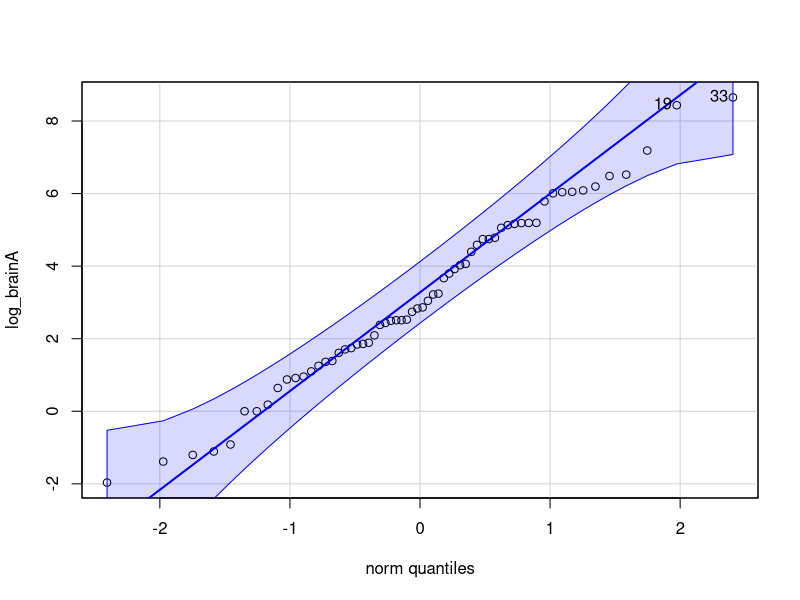
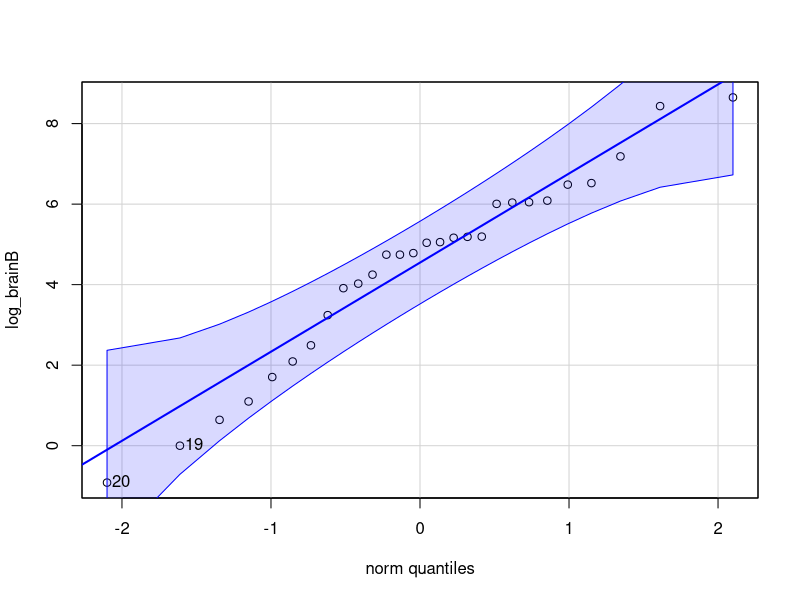
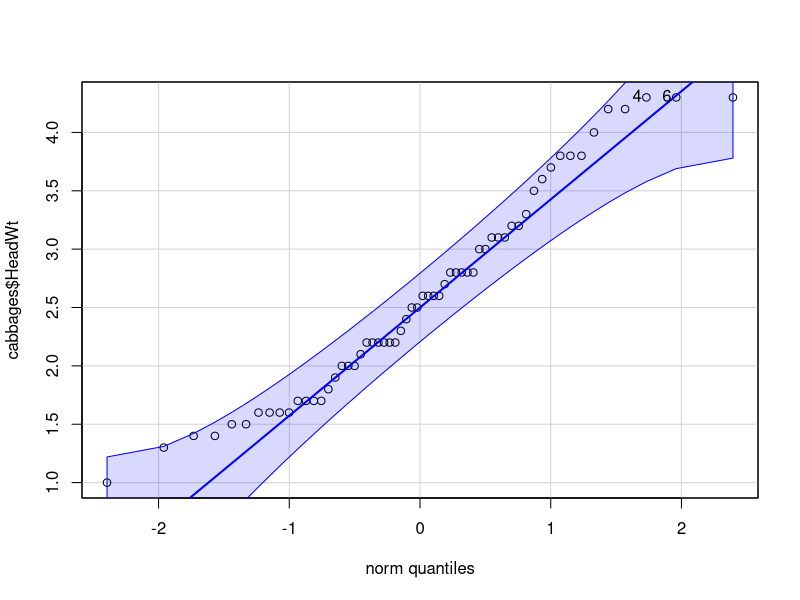
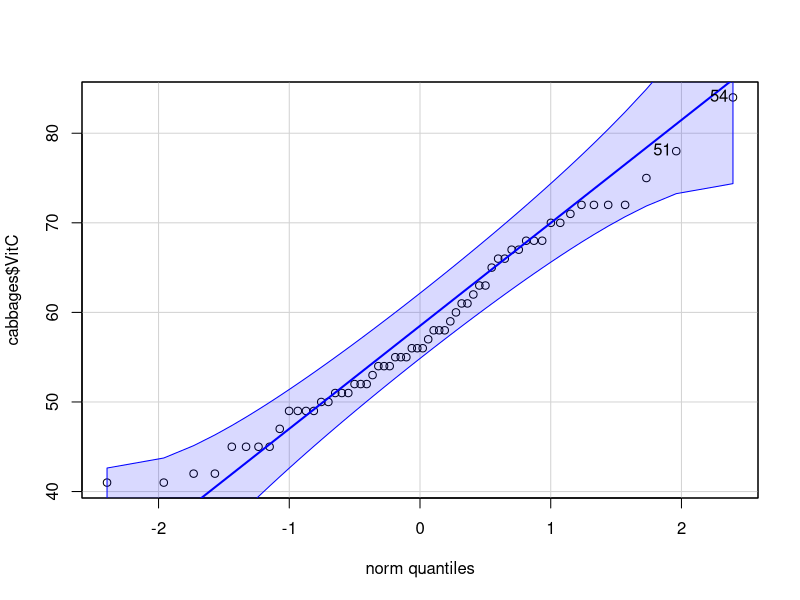
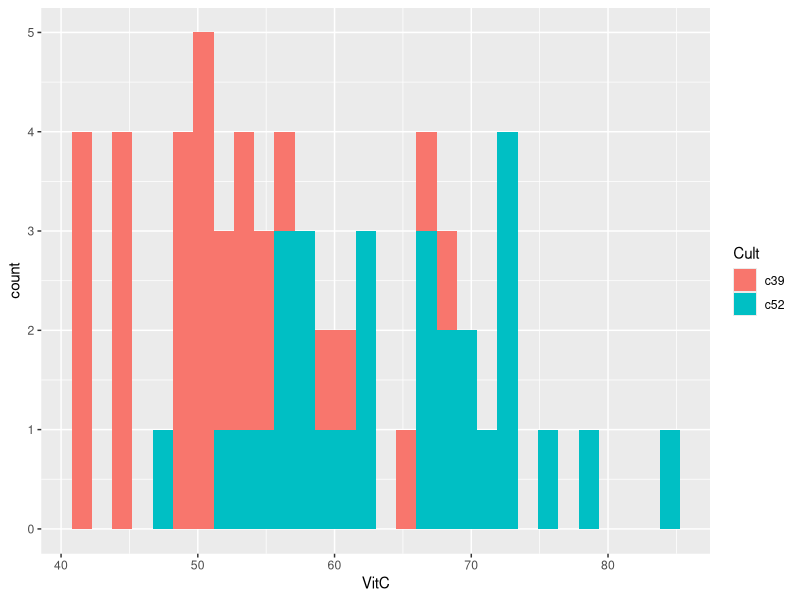
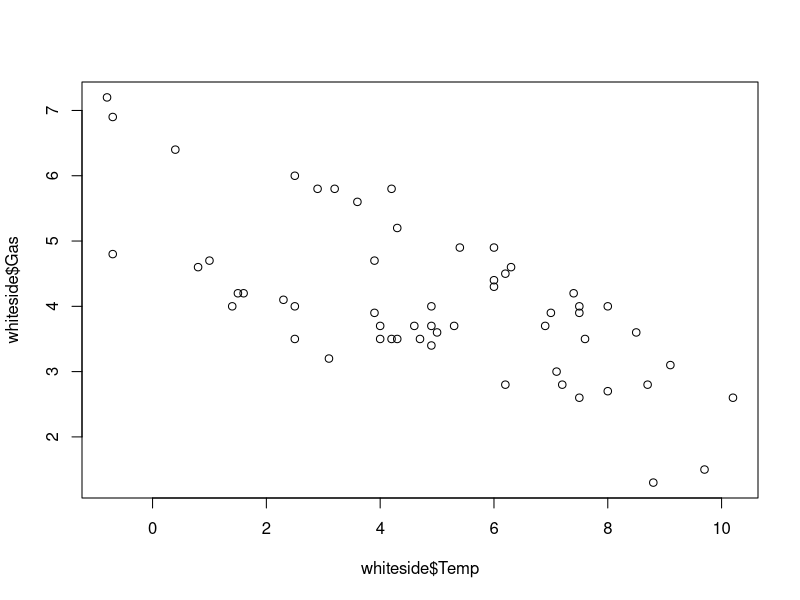
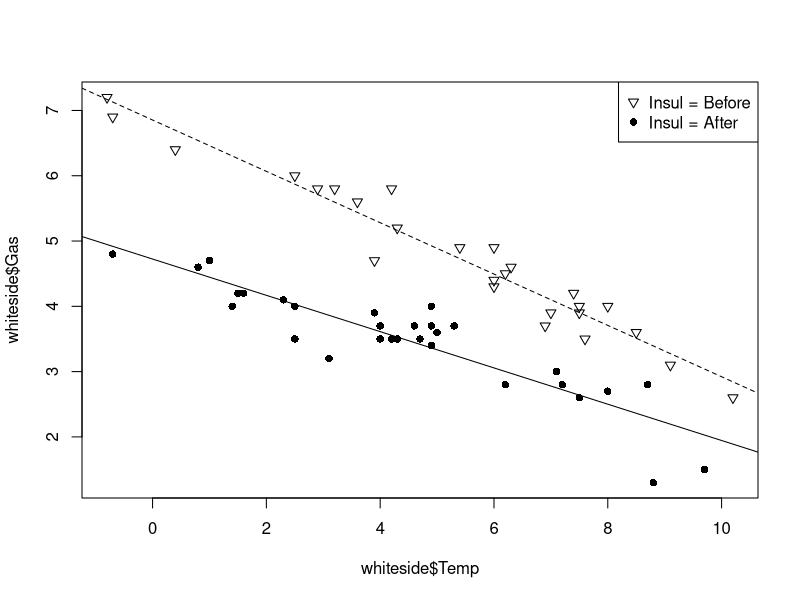
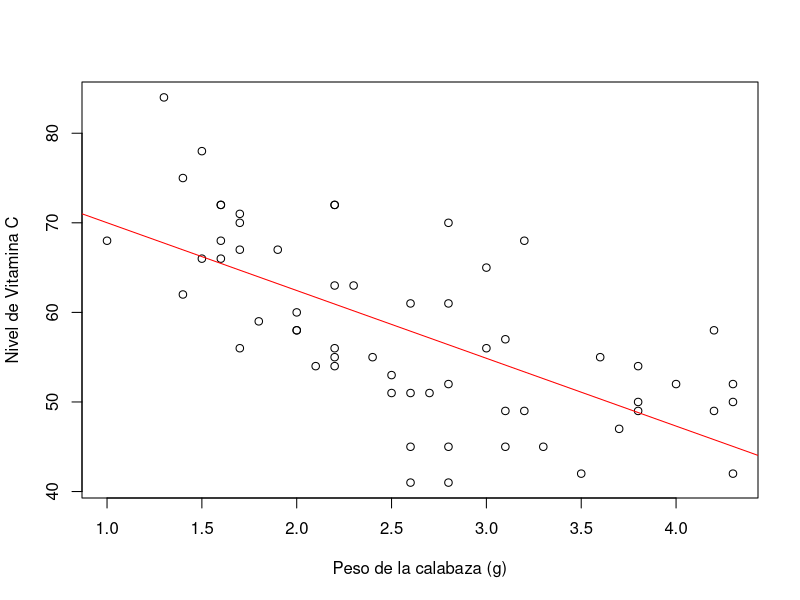

Recreate these plots in R, in order.
## ---- chunk 1
    library(MASS)
    library(robustbase)
    A <- mammals
    B <- Animals
## ---- chunk 2

    #Primera visión de los conjuntos de datos mediante funciones de R

    dim(A)
    head(A)
    tail(A)
    str(A)
## ---- chunk 3
    dim(B)
    head(B)
    tail(B)
    str(B)
## ---- chunk 4
    colnames(A)
    rownames(A)
## ---- chunk 5
    colnames(B)
    rownames(B)
## ---- chunk 6
    #Comprobar los animales que aparecen en ambos df y asignarlos a la variable commonAnimals

    commonAnimals <- intersect(rownames(A), rownames(B))

## ---- chunk 7

    #Comprobar que animales están solo en un df

    setdiff(rownames(A), rownames(B))

    #Son 4 los animales que solo aparecen en un df, son animales exóticos
## ---- chunk 8
library(car)

log_brainA <- log(A$brain) 

qqPlot(log_brainA)

log_brainB <- log(B$brain)

qqPlot(log_brainB)

#Se podría decir que presentan comportamientos parecidos y que ambos siguen una distribución gaussiana
## ---- chunk 9
    libReturn <- library()
    class(libReturn)

    #La función library devuelve una lista
## ---- chunk 10

    m_lib <- libReturn$results
    class(m_lib)
    head(m_lib, 5)
## ---- chunk 11
    dim(m_lib)

    #Tengo instaladas 187 librerías
## ---- chunk 12

    dim(cabbages)
    str(cabbages)
    head(cabbages)
    tail(cabbages)
    summary(cabbages)
## ---- chunk 13
    sum(is.na(cabbages))

    #No hay ningún na
## ---- chunk 14
    library(carData)

    dim(Chile)
    str(Chile)
    head(Chile)
    tail(Chile)
    summary(Chile)

    sum(is.na(Chile))
## ---- chunk 15
    summary(Chile)
    summary(cabbages)
## ---- chunk 16

    qqPlot(cabbages$HeadWt)
    qqPlot(cabbages$VitC)

    #Podemos asumir que ambos cumplen la condición
## ---- chunk 17
    library(ggplot2)
    ggplot(data=cabbages, aes(x=VitC, fill=Cult))+geom_histogram(alpha=1)

## ---- chunk 18
    #Diagrama de dispersión global.
    plot(whiteside$Temp, whiteside$Gas)
    #Diagrama de dispersión etiquetando según un factor.
    plot(whiteside$Temp, whiteside$Gas, pch=c(6,16)[whiteside$Insul])
    legend(x="topright",legend=c("Insul = Before","Insul = After"), pch=c(6,16))
    # Planteamos 2 modelos lineales, uno para los datos de cada factor
    Model1 <- lm(Gas ~ Temp, data = whiteside, subset = which(Insul == "Before"))
    Model2 <- lm(Gas ~ Temp, data = whiteside, subset = which(Insul == "After"))
    # Representamos las rectas correspondientes a cada modelo lineal
    abline(Model1, lty=2)
    abline(Model2)
## ---- chunk 19
    data(cabbages)
    plot(cabbages$HeadWt, cabbages$VitC, xlab="Peso de la calabaza (g)", ylab="Nivel de Vitamina C")

    model <- lm(VitC ~ HeadWt, data=cabbages)

    abline(model, col="red")

    #Podemos comprobar que no se ajusta muy bien por lo que no habrá una relación lineal fuerte
